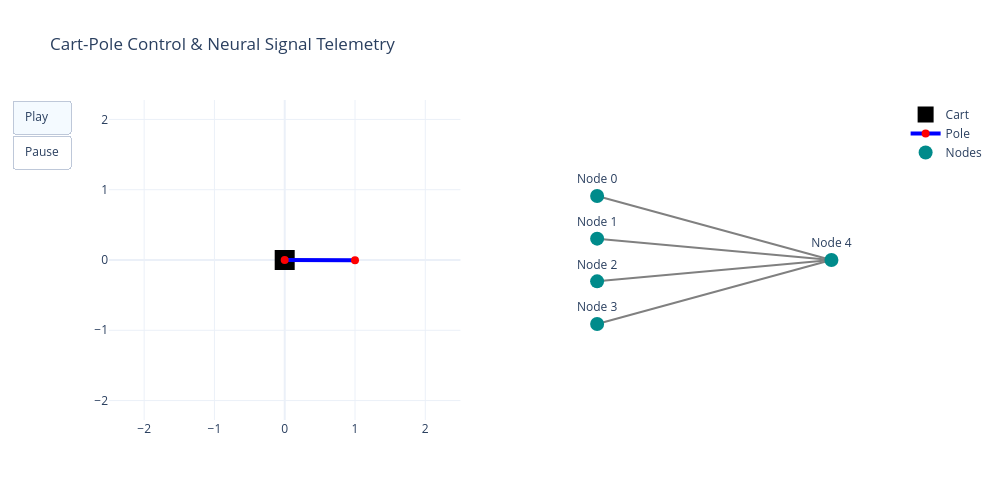

Here is the notebook cell this chart was saved with:
### Code cell
animate_sim_with_brain(history, genome)

### Figure 1 — Plotly figure (JSON) as saved in the notebook; plotly's stock layout.template omitted (floating-point values rounded to 4 significant figures)
{"data": [{"marker": {"color": "black", "size": 20, "symbol": "square"}, "mode": "markers", "name": "Cart", "type": "scatter", "x": [-0.0003271], "xaxis": "x", "y": [0], "yaxis": "y"}, {"line": {"color": "blue", "width": 4}, "marker": {"color": "red", "size": 8}, "mode": "lines+markers", "name": "Pole", "type": "scatter", "x": [-0.0003271, 0.9997], "xaxis": "x", "y": [0, -0.003924], "yaxis": "y"}, {"hoverinfo": "none", "line": {"color": "gray", "width": 2}, "mode": "lines", "showlegend": false, "type": "scatter", "x": [3.5, 5.5], "xaxis": "x2", "y": [0.6, 0], "yaxis": "y2"}, {"hoverinfo": "none", "line": {"color": "gray", "width": 2}, "mode": "lines", "showlegend": false, "type": "scatter", "x": [3.5, 5.5], "xaxis": "x2", "y": [0.2, 0], "yaxis": "y2"}, {"hoverinfo": "none", "line": {"color": "gray", "width": 2}, "mode": "lines", "showlegend": false, "type": "scatter", "x": [3.5, 5.5], "xaxis": "x2", "y": [-0.2, 0], "yaxis": "y2"}, {"hoverinfo": "none", "line": {"color": "gray", "width": 2}, "mode": "lines", "showlegend": false, "type": "scatter", "x": [3.5, 5.5], "xaxis": "x2", "y": [-0.6, 0], "yaxis": "y2"}, {"marker": {"color": "darkcyan", "size": 14}, "mode": "markers+text", "name": "Nodes", "text": ["Node 0", "Node 1", "Node 2", "Node 3", "Node 4"], "textposition": "top center", "type": "scatter", "x": [3.5, 3.5, 3.5, 3.5, 5.5], "xaxis": "x2", "y": [0.6, 0.2, -0.2, -0.6, 0], "yaxis": "y2"}], "layout": {"height": 500, "title": {"text": "Cart-Pole Control & Neural Signal Telemetry"}, "updatemenus": [{"buttons": [{"args": [null, {"frame": {"duration": 20, "redraw": true}, "fromcurrent": true}], "label": "Play", "method": "animate"}, {"args": [[null], {"frame": {"duration": 0, "redraw": false}, "fromcurrent": true, "mode": "immediate"}], "label": "Pause", "method": "animate"}], "type": "buttons"}], "width": 1000, "xaxis": {"anchor": "y", "autorange": false, "domain": [0, 0.45], "range": [-2.5, 2.5]}, "xaxis2": {"anchor": "y2", "autorange": false, "domain": [0.55, 1], "range": [3, 6], "showgrid": false, "showticklabels": false, "zeroline": false}, "yaxis": {"anchor": "x", "autorange": false, "domain": [0, 1], "range": [-1.5, 1.5], "scaleanchor": "x", "scaleratio": 1}, "yaxis2": {"anchor": "x2", "autorange": false, "domain": [0, 1], "range": [-1.5, 1.5], "showgrid": false, "showticklabels": false, "zeroline": false}}}
